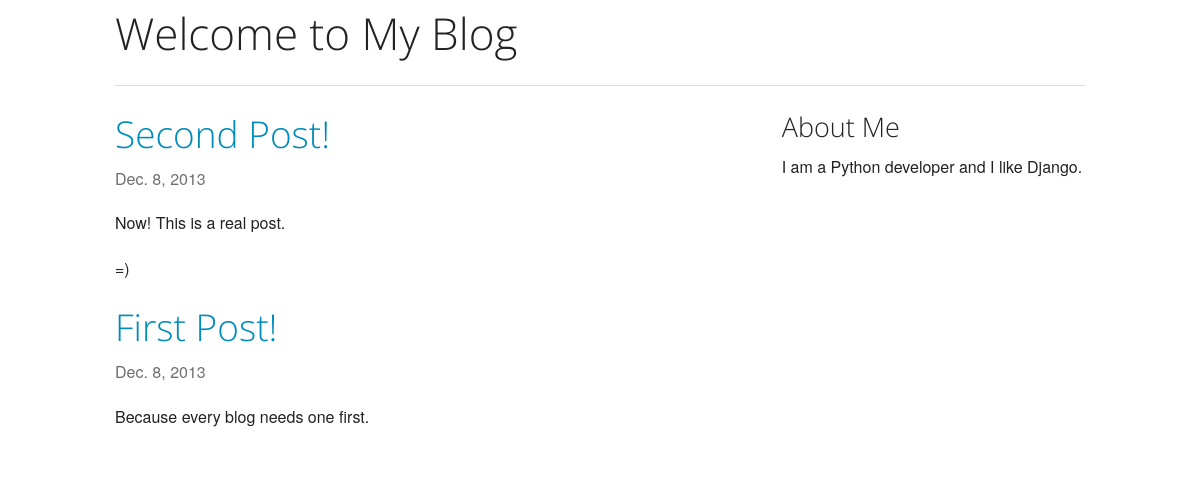
The page / on the database its author committed.
### blog/models.py (models this page shows, shortened)
class Post(models.Model):
    title = models.CharField(max_length=500)
    author = models.ForeignKey('auth.User')
    body = models.TextField()
    created_at = models.DateTimeField(auto_now_add=True, editable=False)
    modified_at = models.DateTimeField(auto_now=True, editable=False)
    def get_absolute_url(self):
        return reverse('blog.views.post_details', kwargs={'pk': self.pk})

### blog/views.py (the view)
class HomeView(ListView):
	template_name = 'index.html'
	queryset = Post.objects.order_by('-created_at')

### templates/index.html
{% extends "base.html" %}
{% block content %}
    {% for post in post_list %}
        {% include "_post.html" with post=post only %}
    {% empty %}
     		<p>No blog post entries yet.</p>
    {% endfor %}
{% endblock content %}

### templates/_post.html (shortened to what this page needs)
<article>
    <h2><a href="{{ post.get_absolute_url }}">{{ post.title }}</a></h2>
    <p class="subheader">
        <time>{{ post.modified_at|date }}</time>
    </p>
    {{ post.body|linebreaks }}
</article>

### rows shown on the page
Post: title "Second Post!", modified_at "Dec. 8, 2013", body "Now! This is a real post. =)"
Post: title "First Post!", modified_at "Dec. 8, 2013", body "Because every blog needs one first."
